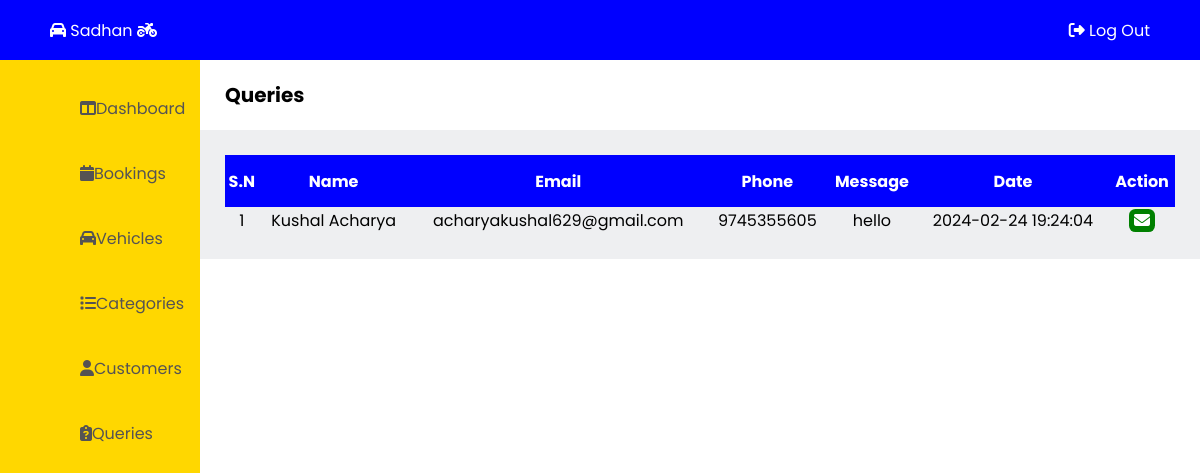
The app's page /admin/queries.php, older data.
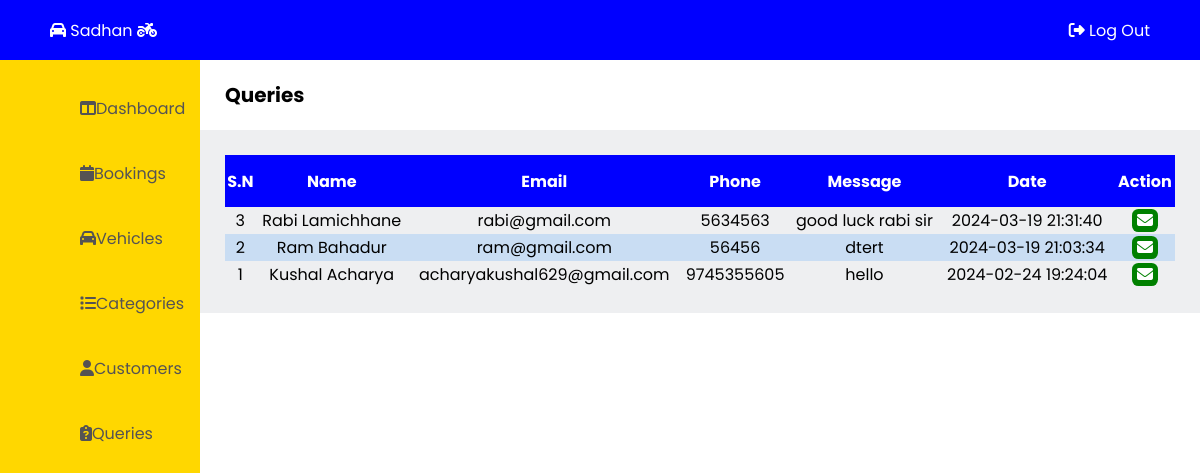
The same page, newer data.
### tables this page shows
CREATE TABLE `contact` (
  `cnt_id` int(11) NOT NULL,
  `cnt_name` varchar(50) NOT NULL,
  `cnt_email` varchar(50) NOT NULL,
  `cnt_phone` varchar(15) NOT NULL,
  `cnt_message` varchar(500) NOT NULL,
  `cnt_date` datetime NOT NULL DEFAULT CURRENT_TIMESTAMP
);

### admin/queries.php (the view, shortened to what this page needs)
<!DOCTYPE html>
<html lang="en">
<head>
  <link rel="stylesheet" href="admin-css\admin-style.css"/>
</head>
<body>
  <?php
    include "admin-container\admin-header.php";
  ?>
  <?php
    include "admin-container\admin-leftbar.php";
  ?>
  <main class="main">
    <section class="title">
      <p>Queries</p>
    </section>
    <div class="query-table">
      <table>
        <tr>
          <th>S.N</th>
          <th>Name</th>
          <th>Email</th>
          <th>Phone</th>
          <th>Message</th>
          <th>Date</th>
          <th>Action</th>
        </tr>
<?php
    $qry = "SELECT * FROM contact ORDER BY cnt_id DESC";
    include 'admin-container/db_connection.php';
    $result = mysqli_query($con, $qry);
?>
        <?php while($row = mysqli_fetch_assoc($result)) { ?>
          <tr>
            <td><?php echo $row['cnt_id'];?></td>
            <td><?php echo $row['cnt_name'];?></td>
            <td><?php echo $row['cnt_email'];?></td>
            <td><?php echo $row['cnt_phone'];?></td>
            <td><?php echo $row['cnt_message'];?></td>
            <td><?php echo $row['cnt_date'];?></td>
            <td>
              <a href="https://mail.google.com/mail/u/0/#inbox?compose=new" class="confirm"><i class="fa-solid fa-envelope"></i></a>
            </td>
        <?php } ?>
      </table>
    </div>
  </main>
</body>
</html>

Row changes from the older to the newer data that the page shows:
added contact: cnt_id "3", cnt_name "Rabi Lamichhane", cnt_email "rabi@gmail.com", cnt_phone "5634563", cnt_message "good luck rabi sir", cnt_date "2024-03-19 21:31:40"
added contact: cnt_id "2", cnt_name "Ram Bahadur", cnt_email "ram@gmail.com", cnt_phone "56456", cnt_message "dtert", cnt_date "2024-03-19 21:03:34"
